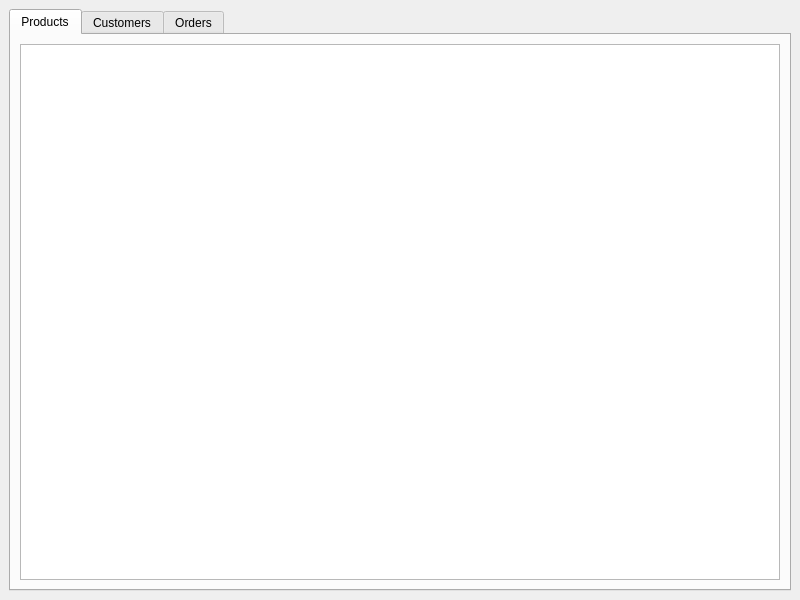
<?xml version="1.0" encoding="UTF-8"?>
<ui version="4.0">
 <class>MainWindow</class>
 <widget class="QMainWindow" name="MainWindow">
  <property name="geometry">
   <rect>
    <x>0</x>
    <y>0</y>
    <width>800</width>
    <height>600</height>
   </rect>
  </property>
  <property name="windowTitle">
   <string>QxORM-Example</string>
  </property>
  <widget class="QWidget" name="centralwidget">
   <layout class="QGridLayout" name="gridLayout">
    <item row="0" column="0">
     <widget class="QTabWidget" name="tabWidget">
      <property name="currentIndex">
       <number>0</number>
      </property>
      <widget class="QWidget" name="tab">
       <attribute name="title">
        <string>Products</string>
       </attribute>
       <layout class="QGridLayout" name="gridLayout_2">
        <item row="0" column="0">
         <widget class="QTableView" name="productsTableView"/>
        </item>
       </layout>
      </widget>
      <widget class="QWidget" name="tab_2">
       <attribute name="title">
        <string>Customers</string>
       </attribute>
       <layout class="QGridLayout" name="gridLayout_3">
        <item row="0" column="0">
         <widget class="QTableView" name="customersTableView"/>
        </item>
       </layout>
      </widget>
      <widget class="QWidget" name="tab_3">
       <attribute name="title">
        <string>Orders</string>
       </attribute>
       <layout class="QGridLayout" name="gridLayout_4">
        <item row="0" column="0">
         <widget class="QTableView" name="ordersTableView"/>
        </item>
       </layout>
      </widget>
     </widget>
    </item>
   </layout>
  </widget>
 </widget>
 <resources/>
 <connections/>
</ui>
